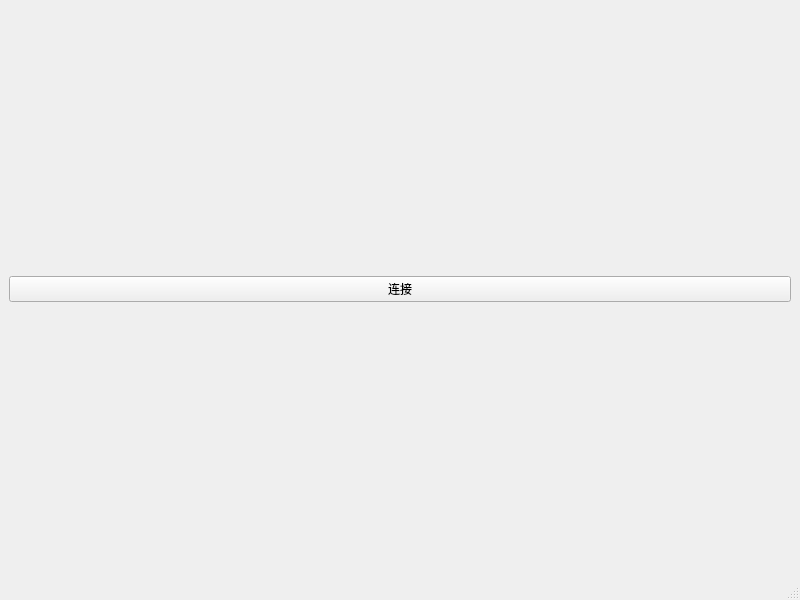
<?xml version="1.0" encoding="UTF-8"?>
<ui version="4.0">
 <class>TcpServrExample</class>
 <widget class="QMainWindow" name="TcpServrExample">
  <property name="geometry">
   <rect>
    <x>0</x>
    <y>0</y>
    <width>800</width>
    <height>600</height>
   </rect>
  </property>
  <property name="windowTitle">
   <string>TcpServrExample</string>
  </property>
  <widget class="QWidget" name="centralwidget">
   <layout class="QGridLayout" name="gridLayout">
    <item row="0" column="0">
     <widget class="QPushButton" name="pBtn_connect">
      <property name="text">
       <string>连接</string>
      </property>
     </widget>
    </item>
   </layout>
  </widget>
  <widget class="QMenuBar" name="menubar">
   <property name="geometry">
    <rect>
     <x>0</x>
     <y>0</y>
     <width>800</width>
     <height>22</height>
    </rect>
   </property>
  </widget>
  <widget class="QStatusBar" name="statusbar"/>
 </widget>
 <resources/>
 <connections/>
</ui>
